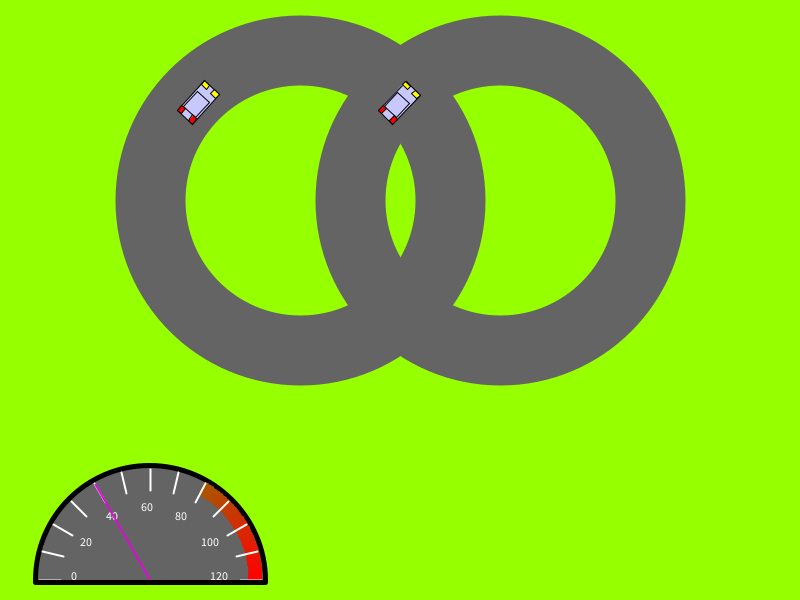
Frame 1 (no input)
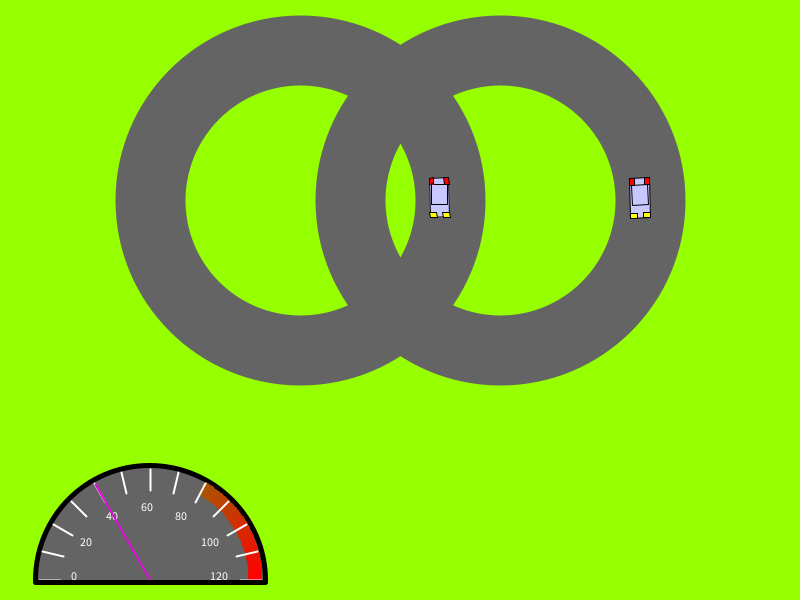
Frame 60 (the mouse pressed at the canvas centre just before this capture)
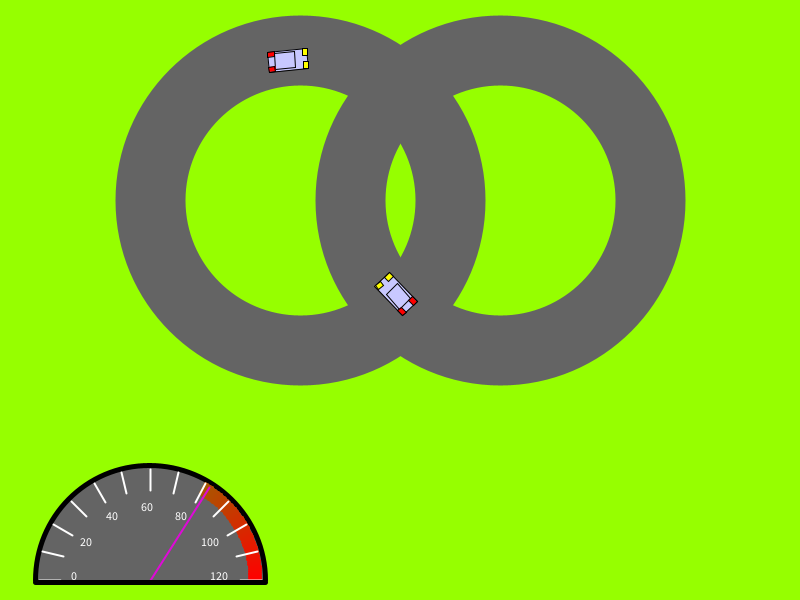
Frame 120 (the mouse held since frame 60 and released just before this capture)

The Processing sketch that drew these frames (run headless with seeded random() and noise(); from frame 60 on, the mouse is pressed at the canvas centre):

// Processing sketch: Main
// ── Main.pde
// CODE WORKS IN BROWSER

//Initialisers
float Threshold;
//tracks
int ellipse1x;
int ellipse2x;
int ellipsey;
int ellipseSize;
float r; // variable used to place cars
boolean Crash;
// player car
float px; // x position
float py; // y position
int pcx; // starting x position on circle
int pcy; // starting y position on circle
float pt; // Rate of change around the circle
int pBaseSpeed; //starting speed for players car
int npBaseSpeed; //starting speed for np's car
float pMoveSpeed;
//Non-player car
float npx; // x position
float npy; // y position
int npcx; // starting x position on circle
int npcy; // starting y position on circle
float npt; // Rate of change around the circle
float npMoveSpeed;

void setup()
{
    size(800,600);//If not on web
    frameRate(60);
    mySetup();
}

void draw()
{
  background(150,255,0);
  DrawBackground(pMoveSpeed);
  if(mousePressed == true)
  {
       if (pMoveSpeed <= pBaseSpeed+40){pMoveSpeed= pMoveSpeed +3;}
  }
  else
  {
      if (pMoveSpeed > pBaseSpeed) {pMoveSpeed = pMoveSpeed -3;}
  }
  if(Threshold >= 10)
  {
    npBaseSpeed++;  //only updates np's speed
    Threshold = 0;
  }
  //Debug Display
  /*
  text(pMoveSpeed,10,10);
  text(px,10,20);
  text(py,10,30);
  text(npMoveSpeed,width - 50,10);
  text(npx,width - 50,20);
  text(npy,width - 50,30);
  text(r,10,70);
  */
  //Update Car Position
  pt = pt + pMoveSpeed/1000;
  px = (int)(pcx+r*cos(pt));
  py = (int)(pcy+r*sin(pt));
  DrawCar(px,py,pt);
  //PrintPoints(px,py,pt+0.14);
  
  //non player car
  npMoveSpeed = npBaseSpeed;
  npt = npt + npMoveSpeed/1000;
  npx = (float)(npcx+r*cos(npt));
  npy = (float)(npcy+r*sin(npt));
  DrawCar(npx,npy,npt);
  
  
  Threshold +=0.1;

 boolean Answer = FindCollision(px,py,pt+0.14,npx,npy,npt+0.14);
  if(Answer == true)
  {
    Crash = true;
  }
  if (Crash == true)
  {
     text("CRASH",10,40);
     Crash = false;
     getKey();
 }
}
// ── BackGround.pde
void DrawBackground(float Speed)
{
  noFill();
  
  stroke(100,100,100);
  strokeWeight((height+width)/20);
  ellipse(ellipse1x,ellipsey,3*width/8,3*width/8);
  ellipse(ellipse2x,ellipsey,3*width/8,3*width/8);
  Speedo(Speed);
}
// ── Car.pde
void DrawCar(float x, float y, float t)
{
  translate(x,y);
  rotate(t+0.14); // 0.14 is a correction value
  strokeWeight(1);
  
  fill(200,200,255);//car body
  rect(0,0,20,40);
  rect(2,7,16,20);
  fill(255,255,0);// front lights
  rect(0,35,7,5);
  rect(13,35,7,5);
  fill(255,0,0);// back lights
  rect(0,0,5,7);
  rect(15,0,5,7);
  
  //Reset For next Car
  rotate(-(t+0.14));
  translate(-x,-y);
}
// ── Collision.pde
boolean FindCollision(float px, float py, float pt,float npx, float npy, float npt)
{
    Point Q1 = new Point(0,0);
    Point Q2 = new Point(20,0); // car Height
    Point Q3 = new Point(20,40);
    Point Q4 = new Point(0,40); // car Length
    
    Point P1 = new Point(Q1.x+px,Q1.y+py);
    Point P2 = new Point(Q2.x*cos(pt)+px,Q2.x*sin(pt)+py);
    Point P3 = new Point(Q3.x*cos(pt)+Q3.y*sin(-pt)+px,Q3.x*sin(pt)+Q3.y*cos(pt)+py);
    Point P4 = new Point(Q4.y*sin(-pt)+px,Q4.y*cos(pt)+py);
    
    Point NP1 = new Point(0+npx,0+npy);
    Point NP2 = new Point(Q2.x*cos(npt)+npx,Q2.x*sin(npt)+npy);
    Point NP3 = new Point(Q3.x*cos(npt)+Q3.y*sin(-npt)+npx,Q3.x*sin(npt)+Q3.y*cos(npt)+npy);
    Point NP4 = new Point(Q4.y*sin(-npt)+npx,Q4.y*cos(npt)+npy);
    
    
    //Just To See Points
    /*
    text("P1",P1.x,P1.y);
    text("P2",P2.x,P2.y);
    text("P3",P3.x,P3.y);
    text("P4",P4.x,P4.y); 
    
    text("NP1",NP1.x,NP1.y);
    text("NP2",NP2.x,NP2.y);
    text("NP3",NP3.x,NP3.y);
    text("NP4",NP4.x,NP4.y);
    */
    
    Point [] PlayerPoints = {P1,P2,P3,P4};
    Point [] EnemyPoints = {NP1,NP2,NP3,NP4};
    boolean ANSWER = false;
    for (int i = 0; i<4; i++)
    {
      int Nexti = i+1;
      if (Nexti == 4){Nexti = 1;}
      for (int j = 0; j<4; j++)
      { 
        int Nextj = j+1;
        if (Nextj == 4){Nextj = 1;}
        ANSWER = LinesIntersect(PlayerPoints[j],PlayerPoints[Nextj],EnemyPoints[i],EnemyPoints[Nexti]);
        if(ANSWER == true){return true;}
      }
    }
    
    return ANSWER;
}



boolean LinesIntersect(Point A, Point B, Point C,Point D)
{
  Point CmP = new Point(C.x - A.x, C.y - A.y);
  Point r = new Point(B.x - A.x, B.y - A.y);
  Point s = new Point(D.x - C.x, D.y - C.y);

  float CmPxr = CmP.x * r.y - CmP.y * r.x;
  float CmPxs = CmP.x * s.y - CmP.y * s.x;
  float rxs = r.x * s.y - r.y * s.x;

  float rxsr = 1 / rxs;
  float t = CmPxs * rxsr;
  float u = CmPxr * rxsr;

  return (t >= 0) && (t <= 1) && (u >= 0) && (u <= 1);
}

class Point
{
  float x,y;
  Point(float ix,float iy)
  {
      x = ix;
      y = iy;
  }
}
// ── Reset.pde
void mySetup()
{
    Threshold = 0;
    //for Tracks
    ellipse1x = 3*width/8;
    ellipse2x = width - ellipse1x;
    ellipsey = height/3;
    ellipseSize = 3*width/8;
    
    r = (ellipseSize+(50))/PI + 20;
    pBaseSpeed = 40;
    npBaseSpeed = 40;
    Crash = false;
    //For playerCar
    pcx = ellipse1x;
    pcy = ellipsey;
    pt = 10;
    pMoveSpeed = pBaseSpeed;
    //For Non-player car
    npcx = ellipse2x;
    npcy = ellipsey;
    npt = 10;
    npMoveSpeed = npBaseSpeed;
}

void getKey()
{
  noLoop();
  text("in get Key",10,100);
  boolean a = true;
  while(a)
  {
    text("in Loop",10,60);
    if (keyPressed) 
    {
      text("key Pressed",10,70);
      if (key == 'r' || key == 'R') 
         {
           text("r pressed",10,80);
           a = false;
         }
    }
  }
  mySetup();
  loop();
}
// ── Speedo.pde
void Speedo(float speed)
{
  translate(150,height-20);
  fill(100,100,100);

  strokeWeight(5);
  // Back of Speedo
  stroke(0);
  arc(0,0,230,230,-PI,0);
  float lineX;
  float lineY;
  for(int i=120;i<180;i++){
      //Colored Lines
      stroke(0+(i*255/180),255-(i*255/180),0);
      strokeWeight(3);
      lineX = -cos(i*PI/180);
      lineY = -sin(i*PI/180);
      line(111*lineX,111*lineY,100*lineX,100*lineY);
  }
  for(int i=0;i<13;i++){
      //interval Lines
      stroke(255);
      strokeWeight(2);
      lineX = -cos(i*PI/12);
      lineY = -sin(i*PI/12);
      line(111*lineX,111*lineY,90*lineX,90*lineY);
      if (i%2==0){
           fill(255);
          text(10*i,70*lineX-10,70*lineY);
      }
  }
  
  //Speedo Line
  stroke(223,9,216);
  line(-110*cos(speed*PI/120),-110*sin(speed*PI/120),0,0);
  //bottom line
  stroke(0);
  strokeWeight(5);
  line(-115,2,115,2);
  //reset
  translate(-150,-height+20);
}
